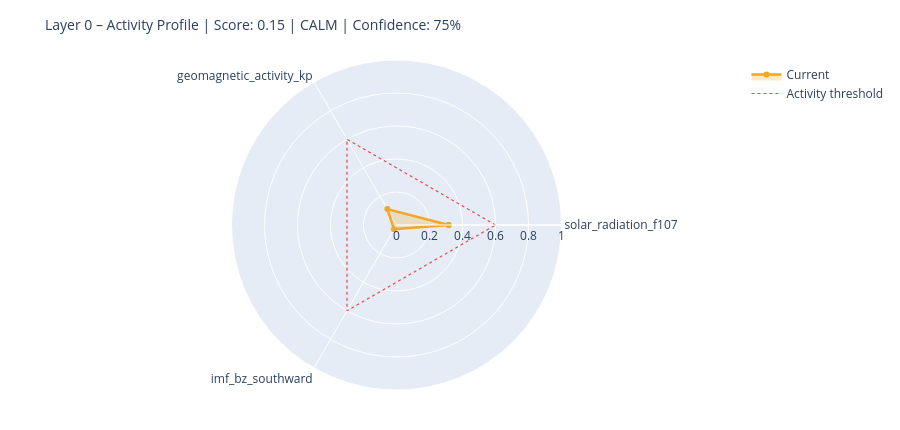

Notebook source saved alongside this figure:
### Markdown cell above
---
## 6. State Assessment & Handoff to Layer 1

### Code cell
# ============================================================
# STEP 1 – Collect raw values with source modes
# Mode: 'primary' | 'fallback_3h' | 'last_valid' | 'missing'
# ============================================================

def safe_last(df, col):
    if df is None or col not in df.columns: return None
    s = df[col].dropna()
    return float(s.iloc[-1]) if not s.empty else None

f107_now = safe_last(df_f107, 'f10.7')
bz_now   = safe_last(df_mag,  'bz_gsm')
kp_now   = safe_last(df_kp,   'kp')
sw_now   = safe_last(df_sw,   'speed')

source_modes = {
    'F10.7':    'primary'  if f107_now is not None else 'missing',
    'Kp':       'primary'  if kp_now   is not None else 'missing',
    'IMF_Bz':   'primary'  if bz_now   is not None else 'missing',
    'SW_speed': 'primary'  if sw_now   is not None else 'missing',
}

# Kp Fallback – 3h endpoint
if kp_now is None:
    try:
        r = requests.get(
            'https://services.swpc.noaa.gov/json/noaa-planetary-k-index.json',
            timeout=10)
        r.raise_for_status()
        fb = pd.DataFrame(r.json())
        tc = next((c for c in fb.columns if 'time' in c.lower()), fb.columns[0])
        kc = next((c for c in fb.columns if 'kp' in c.lower() and c != tc), None)
        if kc:
            fb[kc] = fb[kc].astype(str).str.extract(r'([0-9]+(?:\.[0-9]*)?)')[0]
            fb[kc] = pd.to_numeric(fb[kc], errors='coerce')
            fb = fb[fb[kc] >= 0].dropna(subset=[kc])
            if not fb.empty:
                kp_now = float(fb[kc].iloc[-1])
                source_modes['Kp'] = 'fallback_3h'
                print(f'  Kp fallback (3h): {kp_now:.1f}')
    except Exception as e:
        print(f'  Kp fallback failed: {e}')

# Solar Wind Fallback – last valid value
if sw_now is None and df_sw is not None and 'speed' in df_sw.columns:
    s = df_sw['speed'].dropna()
    if not s.empty:
        sw_now = float(s.iloc[-1])
        source_modes['SW_speed'] = 'last_valid'
        print(f'  SW fallback (last_valid): {sw_now:.0f} km/s')

print()
print('Source modes:', source_modes)

# ============================================================
# STEP 2 – Score from available components only
# ============================================================

def norm(v, lo, hi):
    if v is None: return None
    return max(0.0, min(1.0, (v - lo) / (hi - lo)))

COMPONENTS = {
    'solar_radiation_f107':    (f107_now, norm(f107_now, 60, 250)),
    'geomagnetic_activity_kp': (kp_now,   norm(kp_now,   0,   9)),
    'imf_bz_southward':        (bz_now,   norm(-(bz_now or 0) if bz_now else None, -5, 30)
                                           if bz_now is not None else None),
    'solar_wind_speed':        (sw_now,   norm(sw_now, 300, 800)),
}

available   = {k: v[1] for k, v in COMPONENTS.items() if v[1] is not None}
unavailable = [k for k, v in COMPONENTS.items() if v[1] is None]

layer0_score = round(sum(available.values()) / len(available), 4) if available else None
confidence   = round(len(available) / len(COMPONENTS), 2)

level = ('unknown'  if layer0_score is None
         else 'calm'     if layer0_score < 0.3
         else 'moderate' if layer0_score < 0.6
         else 'active')

# ============================================================
# STEP 3 – Dominant Driver
# ============================================================

def dominant_driver(kp, f107, bz, sw):
    candidates = []
    if kp   is not None and kp   >= 4:   candidates.append(('geomagnetic',    kp / 9))
    if sw   is not None and sw   >= 500:  candidates.append(('solar_wind',     sw / 800))
    if bz   is not None and bz   <= -5:   candidates.append(('imf_southward',  abs(bz) / 30))
    if f107 is not None and f107 >= 150:  candidates.append(('solar_radiation',f107 / 250))
    return max(candidates, key=lambda x: x[1])[0] if candidates else 'none'

driver = dominant_driver(kp_now, f107_now, bz_now, sw_now)

# ============================================================
# STEP 4 – Downstream expectations
# ============================================================

def downstream_expectation(driver, score, kp, bz, f107):
    exp = {
        'magnetosphere':        'calm',
        'ionosphere':           'calm',
        'schumann_resonance':   'unchanged',
        'lithosphere_currents': 'low',
    }
    if driver == 'geomagnetic' or (kp and kp >= 5):
        exp['magnetosphere']        = 'compressed / storm'
        exp['ionosphere']           = 'elevated disturbance (TEC variability)'
        exp['schumann_resonance']   = 'elevated amplitude possible'
        exp['lithosphere_currents'] = 'elevated induction currents'
    elif driver == 'imf_southward' or (bz and bz <= -5):
        exp['magnetosphere']        = 'energy coupling active'
        exp['ionosphere']           = 'elevated electron density possible'
        exp['schumann_resonance']   = 'slight modulation possible'
    elif driver == 'solar_radiation' or (f107 and f107 >= 150):
        exp['ionosphere']           = 'elevated ionization (F-layer)'
        exp['schumann_resonance']   = 'slightly elevated background activity'
    return exp

downstream = downstream_expectation(driver, layer0_score, kp_now, bz_now, f107_now)

# ============================================================
# CONSOLE OUTPUT
# ============================================================

W = 58
print('=' * W)
print('LAYER 0 – STATE ASSESSMENT')
print('=' * W)
for name, (raw_v, score_v) in COMPONENTS.items():
    if score_v is not None:
        bar = '█' * int(score_v * 20) + '░' * (20 - int(score_v * 20))
        print(f'  {name:<35}  {bar}  {score_v:.2f}')
    else:
        print(f'  {name:<35}  {"─" * 20}  n/a')
print('-' * W)
print(f'  Score ({len(available)}/{len(COMPONENTS)} components):  {layer0_score:.3f}')
print(f'  Confidence:         {confidence:.0%}')
print(f'  Level:              {level.upper()}')
print(f'  Dominant Driver:    {driver}')

# Radar chart
cats = list(available.keys())
vals = list(available.values())
if len(cats) >= 3:
    fig = go.Figure()
    fig.add_trace(go.Scatterpolar(
        r=vals + [vals[0]], theta=cats + [cats[0]],
        fill='toself', fillcolor='rgba(242,166,35,0.25)',
        line=dict(color='#F2A623', width=2.5), name='Current'
    ))
    fig.add_trace(go.Scatterpolar(
        r=[0.6] * (len(cats) + 1), theta=cats + [cats[0]],
        line=dict(color='#E24B4A', dash='dot', width=1.2),
        mode='lines', name='Activity threshold'
    ))
    fig.update_layout(
        title=dict(text=f'Layer 0 – Activity Profile | Score: {layer0_score:.2f} | {level.upper()} | Confidence: {confidence:.0%}',
                   font=dict(size=14)),
        polar=dict(radialaxis=dict(visible=True, range=[0, 1])),
        height=430, showlegend=True,
        margin=dict(l=60, r=60, t=60, b=40)
    )
    fig.show()

### Figure 1 — Plotly figure (JSON) as saved in the notebook; plotly's stock layout.template omitted (floating-point values rounded to 4 significant figures)
{"data": [{"fill": "toself", "fillcolor": "rgba(242,166,35,0.25)", "line": {"color": "#F2A623", "width": 2.5}, "name": "Current", "r": [0.3158, 0.1111, 0.03, 0.3158], "theta": ["solar_radiation_f107", "geomagnetic_activity_kp", "imf_bz_southward", "solar_radiation_f107"], "type": "scatterpolar"}, {"line": {"color": "#E24B4A", "dash": "dot", "width": 1.2}, "mode": "lines", "name": "Activity threshold", "r": [0.6, 0.6, 0.6, 0.6], "theta": ["solar_radiation_f107", "geomagnetic_activity_kp", "imf_bz_southward", "solar_radiation_f107"], "type": "scatterpolar"}], "layout": {"height": 430, "margin": {"b": 40, "l": 60, "r": 60, "t": 60}, "polar": {"radialaxis": {"range": [0, 1], "visible": true}}, "showlegend": true, "title": {"font": {"size": 14}, "text": "Layer 0 – Activity Profile | Score: 0.15 | CALM | Confidence: 75%"}}}
